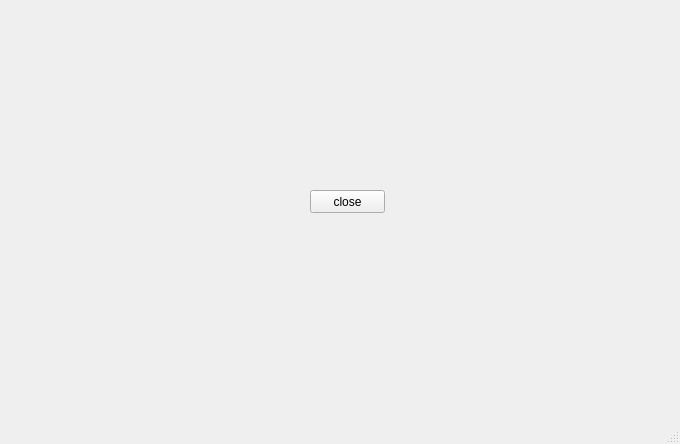
<?xml version="1.0" encoding="UTF-8"?>
<ui version="4.0">
 <class>MainWindow</class>
 <widget class="QMainWindow" name="MainWindow">
  <property name="geometry">
   <rect>
    <x>0</x>
    <y>0</y>
    <width>680</width>
    <height>444</height>
   </rect>
  </property>
  <property name="windowTitle">
   <string>MainWindow</string>
  </property>
  <widget class="QWidget" name="centralwidget">
   <widget class="QPushButton" name="pushButton">
    <property name="geometry">
     <rect>
      <x>310</x>
      <y>190</y>
      <width>75</width>
      <height>23</height>
     </rect>
    </property>
    <property name="text">
     <string>close</string>
    </property>
   </widget>
  </widget>
  <widget class="QMenuBar" name="menubar">
   <property name="geometry">
    <rect>
     <x>0</x>
     <y>0</y>
     <width>680</width>
     <height>23</height>
    </rect>
   </property>
  </widget>
  <widget class="QStatusBar" name="statusbar"/>
 </widget>
 <resources/>
 <connections/>
</ui>
